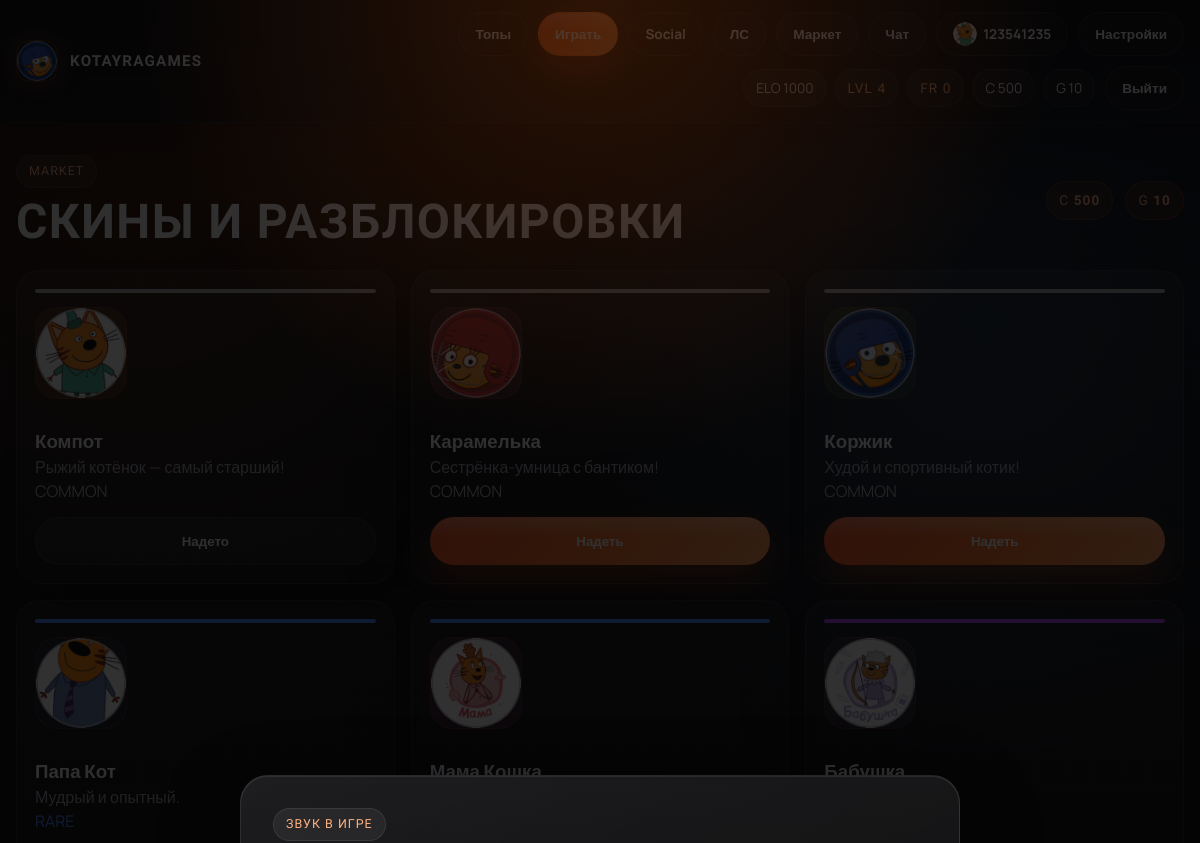
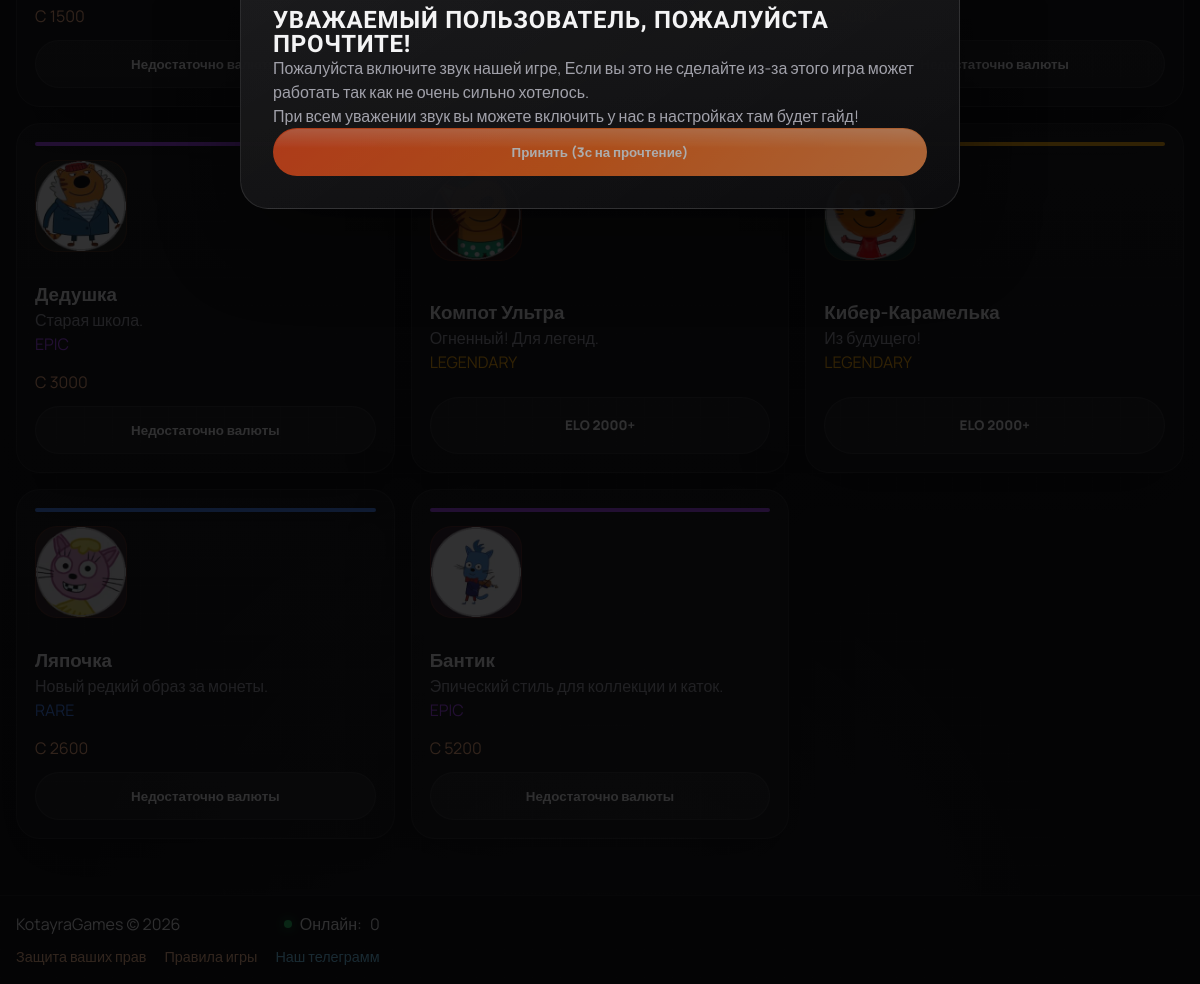
/shop (signed in), run on the app's committed database (2 pictures, top to bottom).
### database.py (models this page shows, shortened)
class User(UserMixin, db.Model):
    __tablename__ = 'users'
    id = db.Column(db.Integer, primary_key=True)
    username = db.Column(db.String(32), unique=True, nullable=False, index=True)
    email = db.Column(db.String(120), unique=True, nullable=False)
    password_hash = db.Column(db.String(256), nullable=False)
    elo = db.Column(db.Integer, default=1000)
    peak_elo = db.Column(db.Integer, default=1000)
    wins = db.Column(db.Integer, default=0)
    losses = db.Column(db.Integer, default=0)
    draws = db.Column(db.Integer, default=0)
    goals_scored = db.Column(db.Integer, default=0)
    goals_conceded = db.Column(db.Integer, default=0)
    total_games = db.Column(db.Integer, default=0)
    win_streak = db.Column(db.Integer, default=0)
    best_streak = db.Column(db.Integer, default=0)
    coins = db.Column(db.Integer, default=500)
    gems = db.Column(db.Integer, default=10)
    active_skin = db.Column(db.String(50), default='kompot')
    staff_role = db.Column(db.String(20), default='player')
    match_ban_until = db.Column(db.DateTime, nullable=True)
    created_at = db.Column(db.DateTime, default=lambda: datetime.now(timezone.utc))
    last_login = db.Column(db.DateTime, default=lambda: datetime.now(timezone.utc))
    last_game = db.Column(db.DateTime, nullable=True)
    is_online = db.Column(db.Boolean, default=False)
    is_in_game = db.Column(db.Boolean, default=False)
    owned_items = db.relationship('UserItem', backref='owner', lazy=True)
    @property
    def unread_messages_count(self):
        return DirectMessage.query.filter_by(recipient_id=self.id, is_read=False).count()
    @property
    def pending_friend_requests_count(self):
        return FriendRequest.query.filter_by(recipient_id=self.id, status='pending').count()
    @property
    def faceit_level_info(self):
        for idx, level in enumerate(FACEIT_LEVELS):
            if self.elo <= level['max_elo'] or idx == len(FACEIT_LEVELS) - 1:
                progress_min = level['min_elo']
                progress_max = level['max_elo']
                progress_value = min(max(self.elo, progress_min), progress_max) - progress_min
                progress_span = max(progress_max - progress_min, 1)
                progress_percent = round((progress_value / progress_span) * 100, 1)
                next_level = FACEIT_LEVELS[idx + 1]['level'] if idx + 1 < len(FACEIT_LEVELS) else None
                next_level_elo = FACEIT_LEVELS[idx + 1]['min_elo'] if idx + 1 < len(FACEIT_LEVELS) else None
                return {
                    'level': level['level'],
                    'color': level['color'],
                    'current_elo': self.elo,
                    'min_elo': progress_min,
                    'max_elo': progress_max,
                    'progress_value': progress_value,
                    'progress_span': progress_span,
                    'progress_percent': 100 if level['level'] == 10 and self.elo >= progress_max else progress_percent,
                    'next_level': next_level,
                    'next_level_elo': next_level_elo,
                }
    @property
    def faceit_level(self):
        return self.faceit_level_info['level']

class ShopItem(db.Model):
    __tablename__ = 'shop_items'
    id = db.Column(db.Integer, primary_key=True)
    item_id = db.Column(db.String(50), unique=True, nullable=False)
    name = db.Column(db.String(100), nullable=False)
    description = db.Column(db.String(300))
    category = db.Column(db.String(30), nullable=False)
    price_coins = db.Column(db.Integer, default=0)
    price_gems = db.Column(db.Integer, default=0)
    rarity = db.Column(db.String(20), default='common')
    required_elo = db.Column(db.Integer, default=0)
    is_available = db.Column(db.Boolean, default=True)
    sort_order = db.Column(db.Integer, default=0)
    primary_color = db.Column(db.String(10), default='#ffffff')
    secondary_color = db.Column(db.String(10), default='#000000')
    emoji = db.Column(db.String(10), default='🎮')
    @property
    def rarity_color(self):
        return {'common': '#aaaaaa', 'rare': '#4488ff',
                'epic': '#aa44ff', 'legendary': '#ffaa00'}.get(self.rarity, '#aaaaaa')
    def to_dict(self):
        return {
            'id': self.id, 'item_id': self.item_id, 'name': self.name,
            'description': self.description, 'category': self.category,
            'price_coins': self.price_coins, 'price_gems': self.price_gems,
            'rarity': self.rarity, 'rarity_color': self.rarity_color,
            'required_elo': self.required_elo, 'is_available': self.is_available,
            'primary_color': self.primary_color, 'secondary_color': self.secondary_color,
            'emoji': self.emoji
        }

### server.py (the view)
@app.route('/shop')
@login_required
def shop():
    items = ShopItem.query.filter_by(is_available=True, category='skin').order_by(ShopItem.sort_order).all()
    owned = [ui.item_id for ui in UserItem.query.filter_by(user_id=current_user.id).all()]
    item_list = []
    for item in items:
        item_list.append({
            **item.to_dict(), 'owned': item.item_id in owned,
            'equipped': current_user.active_skin == item.item_id,
            'can_afford': current_user.coins >= item.price_coins and current_user.gems >= item.price_gems,
            'elo_enough': current_user.elo >= item.required_elo,
            'has_image': has_processed_image(item.item_id + '_ui'),
            'image_url': get_processed_url(item.item_id + '_ui')
        })
    return render_template('shop.html', items=item_list)

### image_processor.py (called while the page is built)
def has_processed_image(name):
    path = os.path.join(PROCESSED_DIR, f'{name}.png')
    return os.path.exists(path)

def get_processed_url(name):
    if has_processed_image(name):
        return f'/static/images/processed/{name}.png'
    return None

### server.py (called while the page is built, shortened)
@login_manager.user_loader
def load_user(user_id):
    return db.session.get(User, int(user_id))

@app.context_processor
def inject_helpers():
    return dict(
        has_image=lambda n: has_processed_image(n),
        image_url=lambda n: get_processed_url(n),
        active_announcement=_get_active_announcement()
    )

def _get_active_announcement():
    announcement = SiteAnnouncement.query.filter_by(is_active=True).order_by(SiteAnnouncement.created_at.desc()).first()
    if not announcement or not announcement.created_at:
        return announcement

### templates/shop.html (shortened to what this page needs)
{% extends "base.html" %}
{% block content %}
<div class="shop-container">
    <div class="shop-header">
        <div>
            <span class="section-kicker">MARKET</span>
            <h1>Скины и разблокировки</h1>
        </div>
        <div class="shop-balance">
            <span class="faceit-mini-level">C <strong id="shop-coins">{{ current_user.coins }}</strong></span>
            <span class="faceit-mini-level">G <strong id="shop-gems">{{ current_user.gems }}</strong></span>
        </div>
    </div>
    <div class="shop-grid">
        {% for item in items %}
        <div class="shop-item-card rarity-{{ item.rarity }}">
            <div class="item-rarity-bar" style="background: {{ item.rarity_color }}"></div>
            <div class="item-preview" style="background: {{ item.primary_color }}22">
                {% if item.has_image and item.image_url %}
                    <img src="{{ item.image_url }}" alt="{{ item.name }}" class="item-preview-img">
                {% else %}
                    <span class="item-emoji">{{ item.emoji }}</span>
                {% endif %}
            </div>
            <div class="item-info">
                <h3 class="item-name">{{ item.name }}</h3>
                <p class="item-desc">{{ item.description }}</p>
                <span class="item-rarity-label" style="color: {{ item.rarity_color }}">
                    {{ item.rarity|upper }}
                </span>
            </div>
            <div class="item-actions">
                {% if item.owned %}
                    {% if item.equipped %}
                        <button class="btn btn-equipped" disabled>Надето</button>
                    {% else %}
                        <button class="btn btn-equip" onclick="equipItem('{{ item.item_id }}')">Надеть</button>
                    {% endif %}
                {% elif not item.elo_enough %}
                    <button class="btn btn-locked" disabled>ELO {{ item.required_elo }}+</button>
                {% elif not item.can_afford %}
                    <div class="item-price">
                        {% if item.price_coins > 0 %}<span class="price-coins">C {{ item.price_coins }}</span>{% endif %}
                    </div>
                    <button class="btn btn-cant-afford" disabled>Недостаточно валюты</button>
                {% endif %}
            </div>
        </div>
        {% endfor %}
    </div>
</div>
{% endblock %}

### templates/base.html (shortened to what this page needs)
<!DOCTYPE html>
<html lang="ru">
<head>
    <link rel="stylesheet" href="{{ url_for('static', filename='css/style.css') }}">
</head>
<body>
    <nav class="navbar">
        <div class="nav-content">
            <a href="{{ url_for('index') }}" class="nav-logo">
                {% set logo_img = image_url('korzhik_ui') %}
                {% if logo_img %}
                    <img src="{{ logo_img }}" alt="Logo" class="nav-logo-image">
                {% else %}
                    <span class="logo-icon">K</span>
                {% endif %}
                <span class="logo-text">KOTAYRAGAMES</span>
            </a>
            <div class="nav-links">
                <a href="{{ url_for('tops_page') }}" class="nav-link">Топы</a>
                {% if current_user.is_authenticated %}
                    <a href="{{ url_for('lobby') }}" class="nav-btn-play">Играть</a>
                    <a href="{{ url_for('social_page') }}" class="nav-link">Social</a>
                    <a href="{{ url_for('messages_page') }}" class="nav-link">ЛС{% if current_user.unread_messages_count %} {{ current_user.unread_messages_count }}{% endif %}</a>
                    <a href="{{ url_for('shop') }}" class="nav-link">Маркет</a>
                    <a href="{{ url_for('chat_page') }}" class="nav-link">Чат</a>
                    <a href="{{ url_for('profile') }}" class="nav-link">
                        {% set nav_av = image_url(current_user.active_skin ~ '_ui') %}
                        {% if nav_av %}
                            <img src="{{ nav_av }}" alt="" class="nav-avatar">
                        {% else %}
                            Игрок
                        {% endif %}
                        {{ current_user.username }}
                    </a>
                    <a href="{{ url_for('settings') }}" class="nav-link">Настройки</a>
                    <div class="nav-stats">
                        <span class="nav-elo">ELO {{ current_user.elo }}</span>
                        <span class="nav-faceit-level">LVL {{ current_user.faceit_level }}</span>
                        <span class="nav-faceit-level">FR {{ current_user.pending_friend_requests_count }}</span>
                        <span class="nav-coins">C {{ current_user.coins }}</span>
                        <span class="nav-gems">G {{ current_user.gems }}</span>
                    </div>
                    <a href="{{ url_for('logout') }}" class="nav-link nav-logout">Выйти</a>
                {% else %}
                    <a href="{{ url_for('login') }}" class="nav-link">Вход</a>
                    <a href="{{ url_for('register') }}" class="nav-btn-play">Регистрация</a>
                {% endif %}
            </div>
        </div>
    </nav>
    <main class="main-content">
        {% block content %}{% endblock %}
    </main>
    <footer class="footer">
        <div class="footer-content">
            <div class="footer-main-line">
                <span>KotayraGames © 2026</span>
                <span class="online-indicator">
                    <span class="online-dot"></span>
                    Онлайн: <span id="online-count">0</span>
                </span>
            </div>
            <div class="footer-legal">
                <a href="{{ url_for('trust_page') }}" class="footer-legal-link" data-tooltip="Почему вам стоит доверять нам? Мы используем данные только для работы аккаунта, матчей, защиты честной игры и важных сервисных уведомлений.">
                    Защита ваших прав
                </a>
                <a href="{{ url_for('rules_page') }}" class="footer-legal-link" data-tooltip="Правила игры, общения, честной конкуренции и использования платформы. Нарушения могут вести к ограничениям доступа для защиты других игроков и матчмейкинга.">
                    Правила игры
                </a>
                <a href="https://t.me/kotayragames" target="_blank" rel="noopener noreferrer" class="footer-legal-link footer-telegram-link" data-tooltip="Наш официальный Telegram-канал KotayraGames с новостями, анонсами и важными обновлениями проекта.">
                    Наш телеграмм
                </a>
            </div>
        </div>
    </footer>
</body>
</html>

### data on the page
User: username "123541235", elo "1000", faceit_level "4", coins "500", gems "10"
ShopItem: shows a picture, name "Компот", description "Рыжий котёнок — самый старший!", rarity "COMMON", shows "Надето"
ShopItem: shows a picture, name "Карамелька", description "Сестрёнка-умница с бантиком!", rarity "COMMON"
ShopItem: shows a picture, name "Коржик", description "Худой и спортивный котик!", rarity "COMMON"
ShopItem: shows a picture, name "Папа Кот", description "Мудрый и опытный.", rarity "RARE", price_coins "1500"
ShopItem: shows a picture, name "Мама Кошка", price_coins "1500"
ShopItem: shows a picture, name "Бабушка"
ShopItem: shows a picture, name "Дедушка", description "Старая школа.", rarity "EPIC", price_coins "3000"
ShopItem: shows a picture, name "Компот Ультра", description "Огненный! Для легенд.", rarity "LEGENDARY", required_elo "2000"
ShopItem: shows a picture, name "Кибер-Карамелька", description "Из будущего!", rarity "LEGENDARY", required_elo "2000"
ShopItem: shows a picture, name "Ляпочка", description "Новый редкий образ за монеты.", rarity "RARE", price_coins "2600"
ShopItem: shows a picture, name "Бантик", description "Эпический стиль для коллекции и каток.", price_coins "5200"

### other printed values
{{ current_user.pending_friend_requests_count }} "0"
